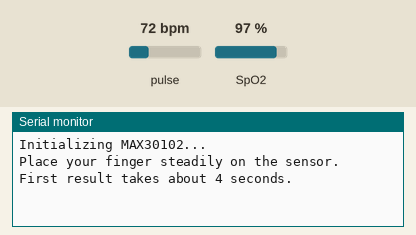
Simulated run of this sketch. Board: Arduino Uno, built with avr-gcc and run on an emulated ATmega328P. On the bench: the last lines printed to the serial monitor. Inputs (shaded band) come from the test bench; at power-on: pulse 72 bpm, SpO2 97 %.

Above: at 1.2 s.
1.3 s: pulse set to 42 bpm
At 4.9 s:
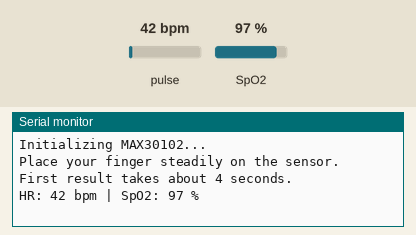
5.8 s: SpO2 set to 80 %
At 6.8 s:
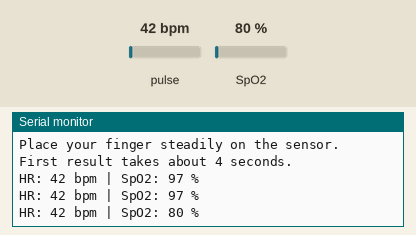
7.3 s: pulse set to 70 bpm
At 8.4 s:
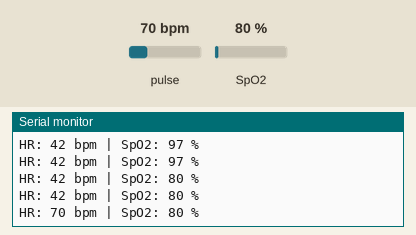

The sketch:

MAX30102_SpO2.ino
```cpp
/*
  MAX30102 heart-rate and SpO2 demo.
  Requires SparkFun MAX3010x Pulse and Proximity Sensor Library.
  Uses the board's default Wire SDA/SCL pins. Serial Monitor: 115200 baud.
  Algorithm supplied by Maxim through the SparkFun library:
  https://github.com/sparkfun/SparkFun_MAX3010x_Sensor_Library
*/

#include <Wire.h>
#include "MAX30105.h"
#include "spo2_algorithm.h"

MAX30105 particleSensor; // This class also supports MAX30102.

const uint8_t SAMPLE_COUNT = 100;
const uint8_t UPDATE_COUNT = 25;
const unsigned long SAMPLE_TIMEOUT_MS = 1000;

#if defined(__AVR_ATmega328P__) || defined(__AVR_ATmega168__)
uint16_t irBuffer[SAMPLE_COUNT];
uint16_t redBuffer[SAMPLE_COUNT];
#else
uint32_t irBuffer[SAMPLE_COUNT];
uint32_t redBuffer[SAMPLE_COUNT];
#endif

int32_t spo2 = 0;
int8_t validSPO2 = 0;
int32_t heartRate = 0;
int8_t validHeartRate = 0;

bool windowReady = false;
bool discardFirstSample = true;

void configureSensor();
bool readSamples(uint8_t first, uint8_t end);
void calculateAndPrint();

void setup() {
  Serial.begin(115200);
  // Allow native-USB boards a short connection window; no key is required.
  unsigned long start = millis();
  while (!Serial && millis() - start < 3000) {
    delay(10);
  }

  Serial.println(F("Initializing MAX30102..."));

  if (!particleSensor.begin(Wire, I2C_SPEED_FAST)) {
    Serial.println(F("MAX30102 not found. Check power, SDA and SCL."));
    while (true) {
      delay(1000);
    }
  }

  configureSensor();
  Serial.println(F("Place your finger steadily on the sensor."));
  Serial.println(F("First result takes about 4 seconds."));
}

void configureSensor() {
  const byte ledBrightness = 60;
  const byte sampleAverage = 4;
  const byte ledMode = 2; // Red + IR.
  const int sampleRate = 100;
  const int pulseWidth = 411;
  const int adcRange = 4096;

  // 100 samples/s averaged in groups of 4 -> 25 FIFO samples/s.
  particleSensor.setup(ledBrightness, sampleAverage, ledMode,
                       sampleRate, pulseWidth, adcRange);
  windowReady = false;
  discardFirstSample = true;
}

bool readSamples(uint8_t first, uint8_t end) {
  uint8_t i = first;
  while (i < end) {
    unsigned long start = millis();
    while (!particleSensor.available()) {
      particleSensor.check();
      if (millis() - start >= SAMPLE_TIMEOUT_MS) {
        return false;
      }
      delay(1);
    }

    uint32_t red = particleSensor.getFIFORed();
    uint32_t ir = particleSensor.getFIFOIR();
    particleSensor.nextSample();

    // Discard one startup sample before building the measurement window.
    if (discardFirstSample) {
      discardFirstSample = false;
      continue;
    }

#if defined(__AVR_ATmega328P__) || defined(__AVR_ATmega168__)
    // Scale both 18-bit channels to 16 bits, avoiding wraparound on AVR.
    redBuffer[i] = (uint16_t)(red >> 2);
    irBuffer[i] = (uint16_t)(ir >> 2);
#else
    redBuffer[i] = red;
    irBuffer[i] = ir;
#endif
    ++i;
  }
  return true;
}

void calculateAndPrint() {
  maxim_heart_rate_and_oxygen_saturation(
      irBuffer, SAMPLE_COUNT, redBuffer,
      &spo2, &validSPO2, &heartRate, &validHeartRate);

  Serial.print(F("HR: "));
  if (validHeartRate == 1) {
    Serial.print(heartRate);
    Serial.print(F(" bpm"));
  } else {
    Serial.print(F("Invalid"));
  }

  Serial.print(F(" | SpO2: "));
  if (validSPO2 == 1) {
    Serial.print(spo2);
    Serial.print(F(" %"));
  } else {
    Serial.print(F("Invalid"));
  }
  Serial.println();
}

void loop() {
  uint8_t first = 0;

  if (windowReady) {
    // Retain 75 samples, then collect 25 new samples.
    for (uint8_t i = UPDATE_COUNT; i < SAMPLE_COUNT; ++i) {
      redBuffer[i - UPDATE_COUNT] = redBuffer[i];
      irBuffer[i - UPDATE_COUNT] = irBuffer[i];
    }
    first = SAMPLE_COUNT - UPDATE_COUNT;
  }

  if (!readSamples(first, SAMPLE_COUNT)) {
    Serial.println(F("Sample timeout. Check connections; restarting."));
    validHeartRate = 0;
    validSPO2 = 0;
    configureSensor();
    return;
  }

  windowReady = true;
  calculateAndPrint();
}
```

Measured:
- after the input at 1.3 s, the serial monitor: prints a new line after 2.7 s (image 1)
- after the input at 5.8 s, the serial monitor: prints a new line after 0.25 s (image 2)
- after the input at 7.3 s, the serial monitor: prints a new line after 0.75 s (image 3)
